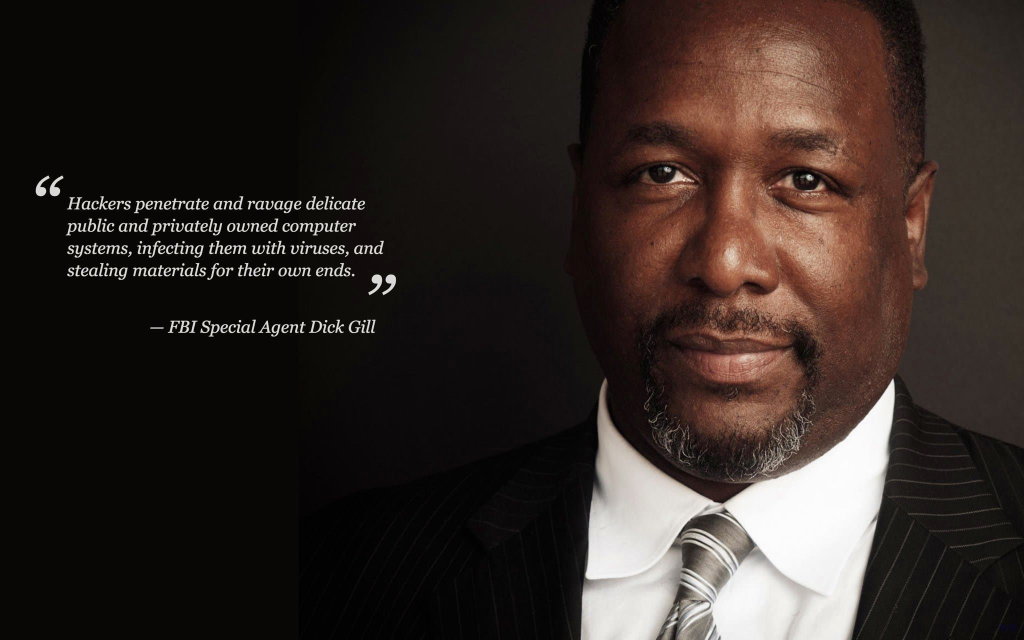
#> input picture src/assets/170197769_10225268507797066_4380932775149977927_n.jpg, 2048 x 1280 px (shown at 1/2 size)
$ python fidelity.py ../../src/assets/170197769_10225268507797066_4380932775149977927_n.jpg ../../src/assets/gear.png out.png
#> lines starting #> are read from the running program, lines starting #| are printed output that depends on the picture
### tools/loki-retouch/tools/metrics/framing.py
"""Estimate where/at what scale each source frame landed in its 4K output: multi-scale template matching
of the source's central crop against the output (both downscaled 4x). Prints zoom (1.0 = source height fills
the output height), the centre of the source region in output coordinates (as a fraction), and the match score.
usage: framing.py <src_dir> <out1> [<out2> ...]   (source frame = src_dir/frame_NNN.png matched by name, or --src FILE)
"""
import sys, re, numpy as np, cv2
def analyse(src_path, out_path):
    src=cv2.imread(src_path); out=cv2.imread(out_path)
    out=cv2.resize(out,(960,540),interpolation=cv2.INTER_AREA)
    sh,sw=src.shape[:2]
    best=None
    for z in np.arange(0.70,1.80,0.02):
        s=540.0/sh*z
        tw,th=int(sw*s),int(sh*s)
        t=cv2.resize(src,(tw,th),interpolation=cv2.INTER_AREA)
        # central 50% crop of the source as the template (the borders may be cropped away by a zoom)
        cx0,cy0=int(tw*0.25),int(th*0.25); crop=t[cy0:cy0+th//2, cx0:cx0+tw//2]
        if crop.shape[0]>=540 or crop.shape[1]>=960: continue
        r=cv2.matchTemplate(out,crop,cv2.TM_CCOEFF_NORMED)
        _,mv,_,ml=cv2.minMaxLoc(r)
        if best is None or mv>best[0]:
            cx=(ml[0]-cx0+tw/2)/960; cy=(ml[1]-cy0+th/2)/540
            best=(mv,z,cx,cy)
    return best
# [14 lines that do not run on import are left out]

### tools/metrics/fidelity.py
"""Geometric fidelity of a 4K output to its source frame: the source is placed on the output canvas at the
template-matched zoom/centre, both at 960x540, then compared (SSIM on grayscale, mean abs diff) over the
source region. Optionally writes a comparison panel: source | output | diff heat, plus a 2x crop of the middle.
usage: fidelity.py <src.png> <out.png> [panel.png]
"""
import sys, numpy as np, cv2
sys.path.insert(0, __file__.rsplit("/",1)[0])
from framing import analyse
src=cv2.imread(sys.argv[1]); out=cv2.imread(sys.argv[2])
#> further down, src is the input picture: shape (1280, 2048, 3); mean B, G, R 36.8, 40.9, 50.1
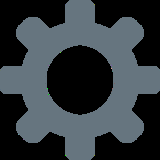
#> input picture src/assets/gear.png, 160 x 160 px
#> further down, out is the input picture: shape (160, 160, 3); mean B, G, R 62, 57.1, 49.8
mv,z,cx,cy=analyse(sys.argv[1],sys.argv[2])
#> the loop in analyse, `for z in np.arange(0.70,1.80,0.02):` made 55 passes
#> (mv, ml, cx, cy, best) on pass 1: (0.541, (410, 182), 0.584, 0.513, (0.541, 0.7, 0.584, 0.513))
#> (mv, ml) on passes 2 to 7: (0.537, (402, 179)), (0.53, (393, 176)), (0.531, (387, 170)), (0.522, (383, 165)), (0.512, (376, 162)), (0.499, (372, 158))
#> pass 1, in analyse, `r=cv2.matchTemplate(out,crop,cv2.TM_CCOEFF_NORMED)`:
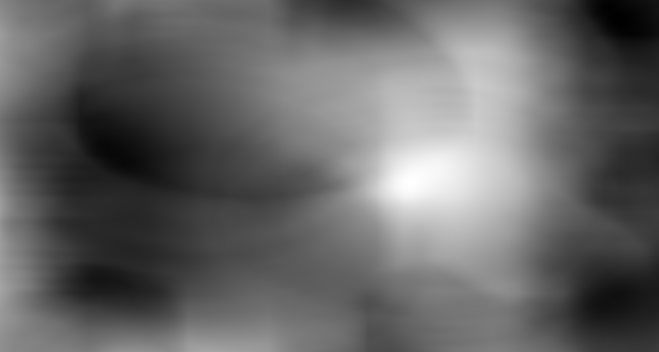
#> r: shape (352, 659) float32; min -0.415, max 0.541, mean -0.0308; drawn with min black and max white
#> after the loop in analyse, `for z in np.arange(0.70,1.80,0.02):`:
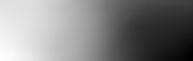
#> r: shape (61, 193) float32; min -0.153, max 0.183, mean 0.0211; drawn with min black and max white
#> after the loop in analyse, `for z in np.arange(0.70,1.80,0.02):`: cx = 0.584; cy = 0.513
#> mv = 0.541; z = 0.7; cx = 0.584; cy = 0.513
o=cv2.resize(out,(960,540),interpolation=cv2.INTER_AREA)
sh,sw=src.shape[:2]; s=540.0/sh*z; tw,th=int(round(sw*s)),int(round(sh*s))
#> after `sh, sw = src.shape[:2]`: sh = 1280; sw = 2048
#> after `s = 540.0 / sh * z`: s = 0.295
#> after `tw, th = (int(round(sw * s)), int(round(sh * s)))`: tw = 605; th = 378
t=cv2.resize(src,(tw,th),interpolation=cv2.INTER_CUBIC)
x0,y0=int(round(cx*960-tw/2)),int(round(cy*540-th/2))
#> x0 = 258; y0 = 88
canvas=np.zeros_like(o); mask=np.zeros(o.shape[:2],bool)
sx0,sy0=max(0,-x0),max(0,-y0); dx0,dy0=max(0,x0),max(0,y0)
#> after `sx0, sy0 = (max(0, -x0), max(0, -y0))`: sx0 = 0; sy0 = 0
#> after `dx0, dy0 = (max(0, x0), max(0, y0))`: dx0 = 258; dy0 = 88
w=min(tw-sx0,960-dx0); h=min(th-sy0,540-dy0)
#> after `w = min(tw - sx0, 960 - dx0)`: w = 605
#> after `h = min(th - sy0, 540 - dy0)`: h = 378
canvas[dy0:dy0+h,dx0:dx0+w]=t[sy0:sy0+h,sx0:sx0+w]; mask[dy0:dy0+h,dx0:dx0+w]=True
# compare at the source's own detail level: blur both to kill the restoration's added detail
ga=cv2.GaussianBlur(cv2.cvtColor(canvas,cv2.COLOR_BGR2GRAY).astype(np.float32),(0,0),2)
gb=cv2.GaussianBlur(cv2.cvtColor(o,cv2.COLOR_BGR2GRAY).astype(np.float32),(0,0),2)
def ssim(a,b):
    C1,C2=(0.01*255)**2,(0.03*255)**2
    mu_a=cv2.GaussianBlur(a,(0,0),1.5); mu_b=cv2.GaussianBlur(b,(0,0),1.5)
    va=cv2.GaussianBlur(a*a,(0,0),1.5)-mu_a**2; vb=cv2.GaussianBlur(b*b,(0,0),1.5)-mu_b**2; cov=cv2.GaussianBlur(a*b,(0,0),1.5)-mu_a*mu_b
    return ((2*mu_a*mu_b+C1)*(2*cov+C2))/((mu_a**2+mu_b**2+C1)*(va+vb+C2))
sm=ssim(ga,gb); d=np.abs(ga-gb)
print(f"{sys.argv[2]:45s} zoom {z:4.2f} match {mv:.3f}  SSIM(region) {sm[mask].mean():.3f}  mean|diff| {d[mask].mean():5.2f}")
#| ../../src/assets/gear.png                     zoom 0.70 match 0.541  SSIM(region) 0.240  mean|diff| 60.85
if len(sys.argv)>3:
    heat=cv2.applyColorMap(np.clip(d*3,0,255).astype(np.uint8),cv2.COLORMAP_INFERNO); heat[~mask]=0
#> after `heat[~mask] = 0`:
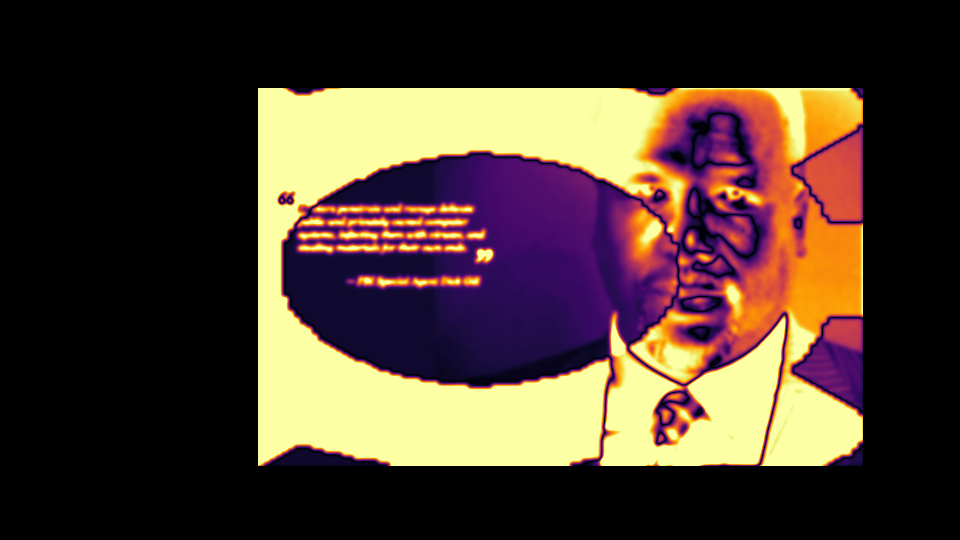
#> heat: shape (540, 960, 3); mean B, G, R 46.9, 59.1, 75.7
    top=np.concatenate([canvas,o,heat],axis=1)
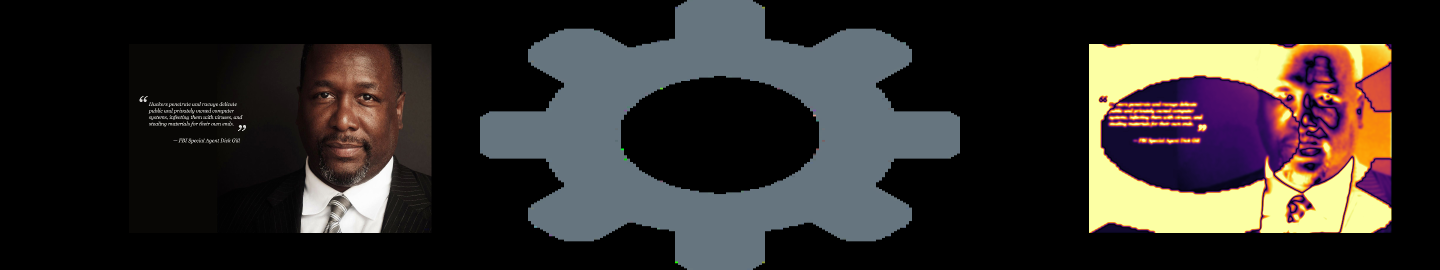
#> top: shape (540, 2880, 3) (shown at 1/2 size); mean B, G, R 41.7, 44.8, 49.2
    # 2x crops of the central region
    cxp,cyp=int(cx*960),int(cy*540); cw,ch=240,135
#> after `cxp, cyp = (int(cx * 960), int(cy * 540))`: cxp = 561; cyp = 277
    crop=lambda im: cv2.resize(im[cyp-ch:cyp+ch, cxp-cw:cxp+cw],(960,540),interpolation=cv2.INTER_CUBIC)
    bot=np.concatenate([crop(canvas),crop(o),crop(heat)],axis=1)
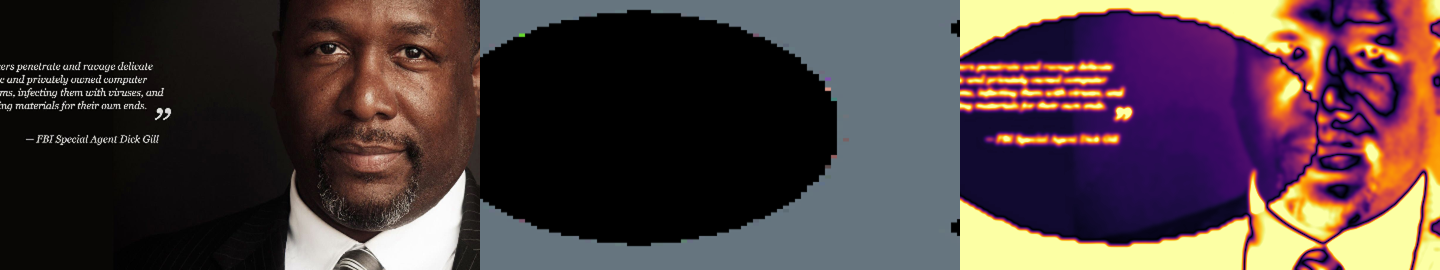
#> bot: shape (540, 2880, 3) (shown at 1/2 size); mean B, G, R 63.3, 61.9, 78.7
    cv2.imwrite(sys.argv[3],np.concatenate([top,bot],axis=0))
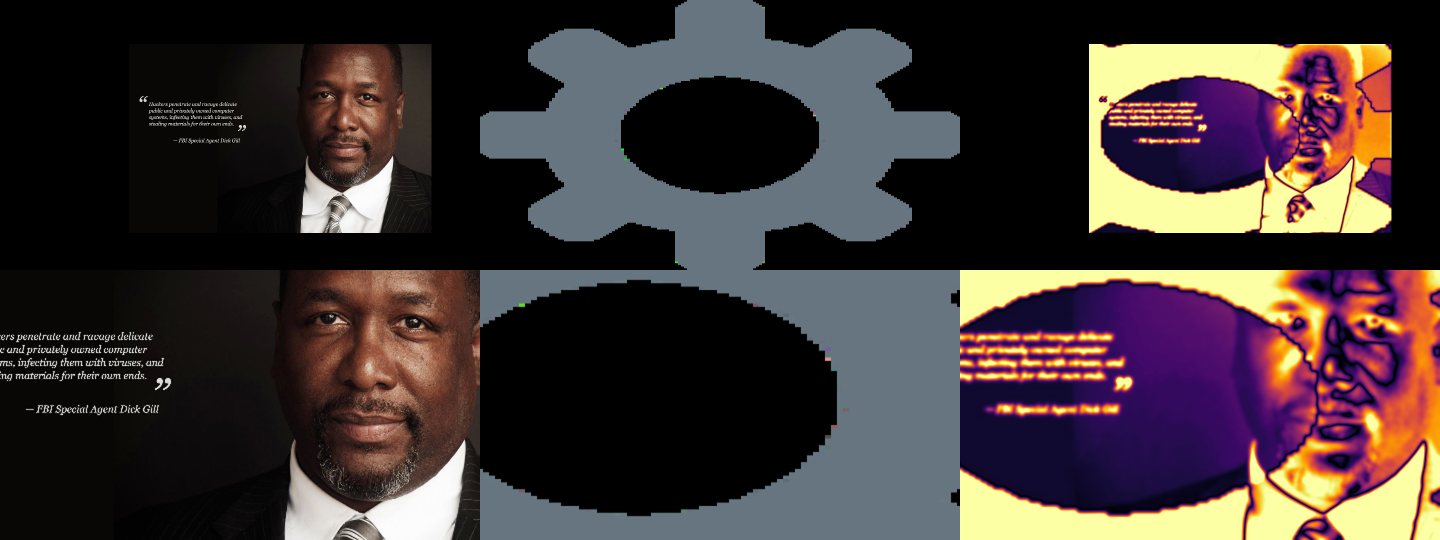
#> saved as out.png: shape (1080, 2880, 3) (shown at 1/2 size); mean B, G, R 52.5, 53.3, 64
